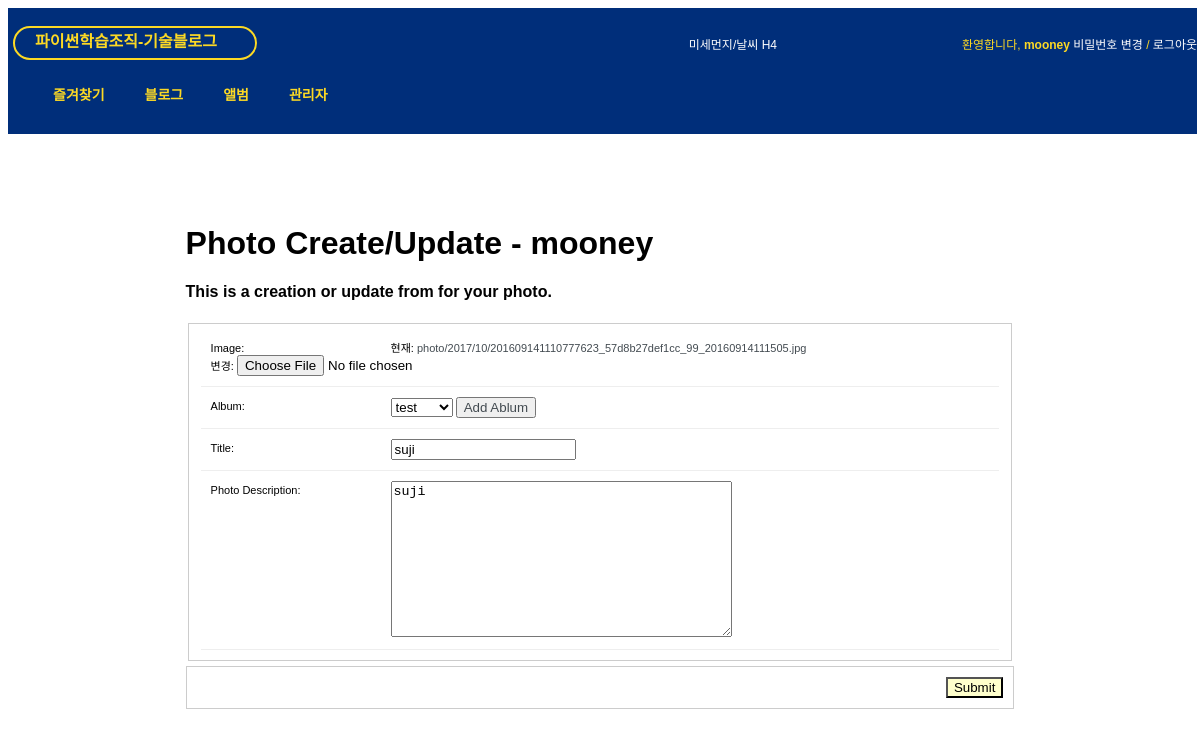
/photo/photo/1/update/ (signed in), run on an earlier commit of the app's database.
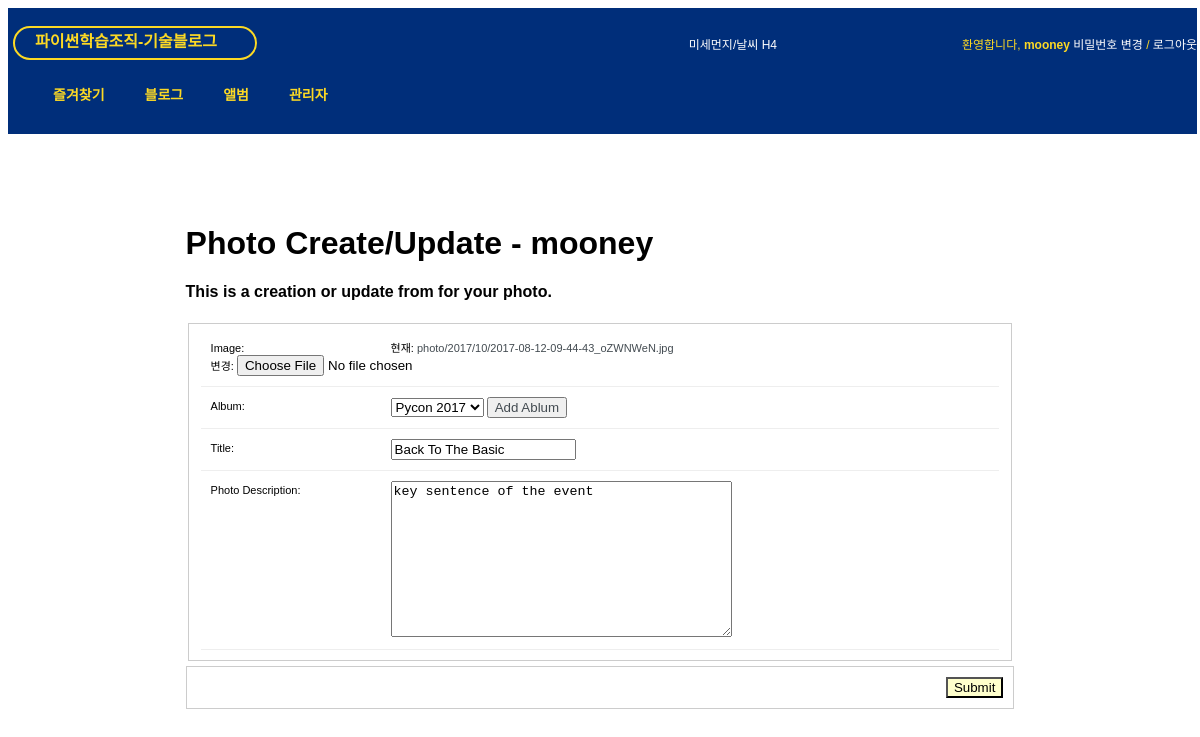
And on a later commit of the database.
### photo/models.py (models this page shows, shortened)
@python_2_unicode_compatible
class Photo(models.Model):
	album = models.ForeignKey(Album)
	title = models.CharField(max_length=50)
	image = ThumbnailImageField(upload_to='photo/%Y/%m')
	description = models.TextField('Photo Description', blank=True)
	upload_date = models.DateTimeField('Upload Date', auto_now_add=True)
	owner = models.ForeignKey(User, null=True) # for edit
	class Meta:
		ordering = ['title']

### photo/views.py (the view)
# urls.py: url(r'^photo/(?P<pk>[0-9]+)/update/$' , PhotoUpdateView.as_view(), name="photo_update"),
class PhotoUpdateView(LoginRequiredMixin, UpdateView):
	model = Photo
	fields = ['album', 'title', 'image', 'description']
	success_url = reverse_lazy('photo:index')

### photo/models.py (called while the page is built)
	def __str__(self):
		return self.name

### photo/templates/photo/photo_form.html (shortened to what this page needs)
{% extends "base.html" %}
{% load staticfiles %}
{% block extrastyle %}{% static "css/forms.css" %}{% endblock %}
{% block content %}
<div id ="content">
	<h1>Photo Create/Update - {{ user }}</h1>
	{% if form.is_multipart %}
	<form enctype="multipart/form-data" method="post" action=".">
	{% else %}
	<form method="post"	action=".">
	{% endif %}
		<h4>This is a creation or update from for your photo.</h4>
		<fieldset class="aligned">
			<div class="form-row">
				{{ form.image.label_tag }} {{ form.image }}
			</div>
			<div class="form-row">
				{{ form.album.label_tag }} {{ form.album }}
				<button type="button"><a href="{% url 'photo:album_add' %}">Add Ablum</a></button>
			</div>
			<div class="form-row">
				{{ form.title.label_tag }} {{ form.title }}
			</div>
			<div class="form-row">
				{{ form.description.label_tag }} {{ form.description }}
			</div>
		</fieldset>
		<div class="submit-row">
			<input type="submit" value="Submit" />
		</div>
	</form>
</div>
{% endblock %}

What changed in the data, as far as the page shows it:
changed Photo: album "test" → "Pycon 2017"; title "suji" → "Back To The Basic"; description "suji" → "key sentence of the event"
Also different on the page:
text no longer shown: "현재: photo/2017/10/201609141110777623_57d8b27def1cc_99_20160914111505.jpg 변경:"
text now shown: "현재: photo/2017/10/2017-08-12-09-44-43_oZWNWeN.jpg 변경:"
